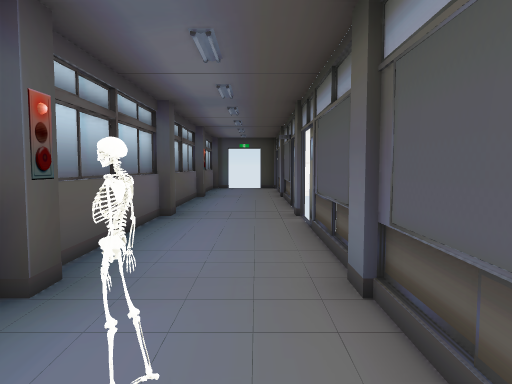
view 1 (above)

22 first-person views from a walk through a scene from a Unity 3-D project. The camera is 1.3 m above the floor, tilts 4° down and sees 70° across. The floor is counted in squares, 1 m on a side. Each view is taken from the middle of a square. On the plan, view 1 faces up. The plan holds only what a view shows up to about 15 squares ahead; the rest is blank. The player is left out. Door leaves are left out, so doorways stand open.

view 2
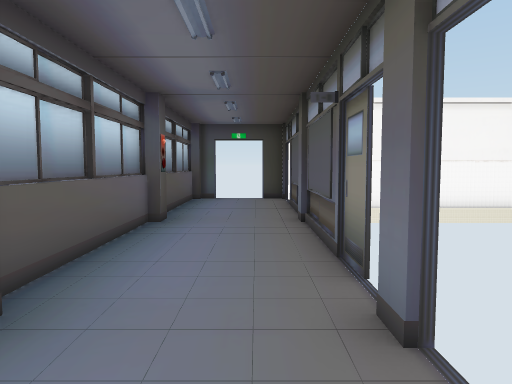

view 3
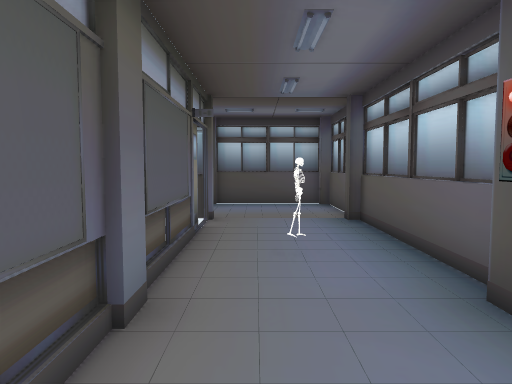

view 4
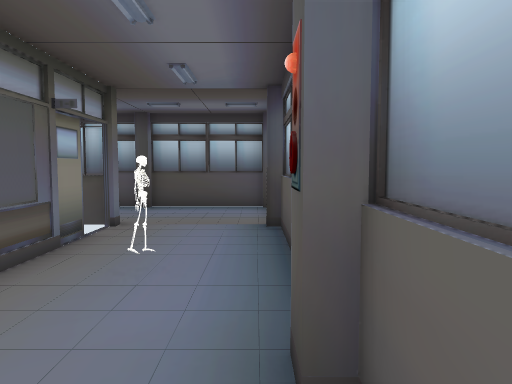

view 5
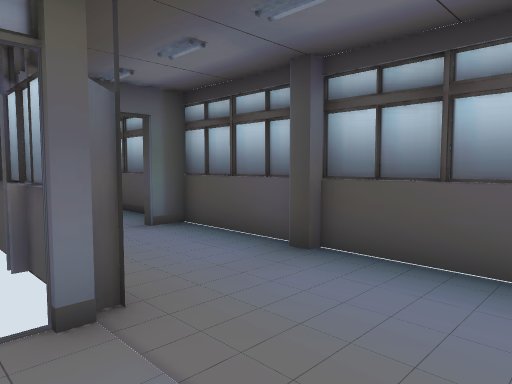

view 6
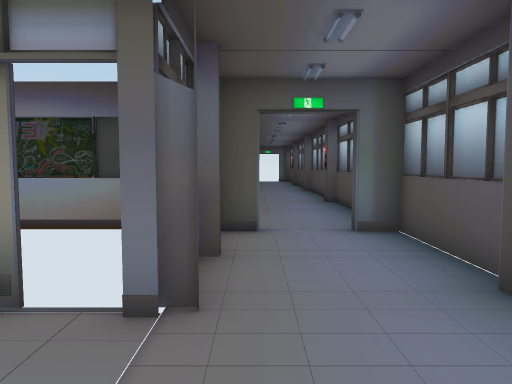

view 7
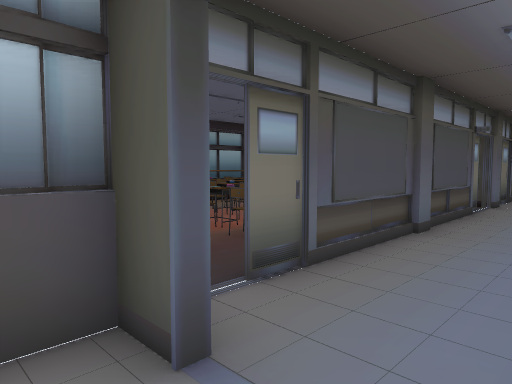

view 8
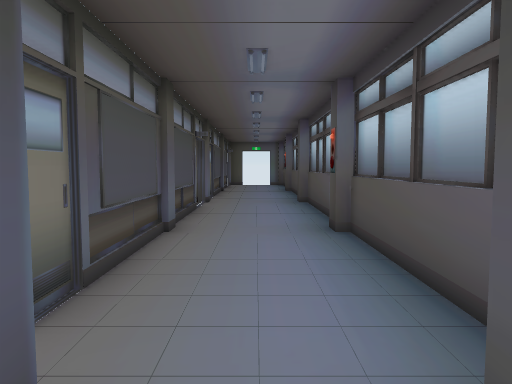

view 9
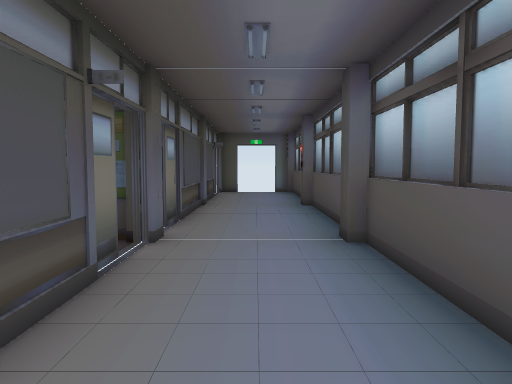

view 10
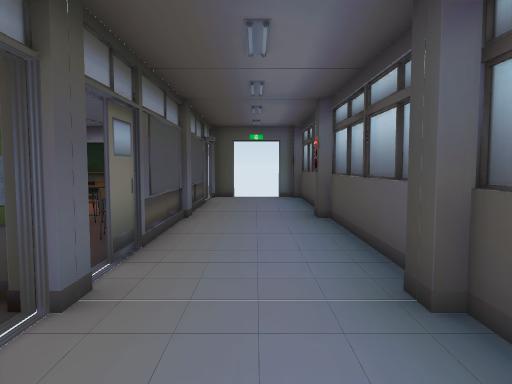

view 11
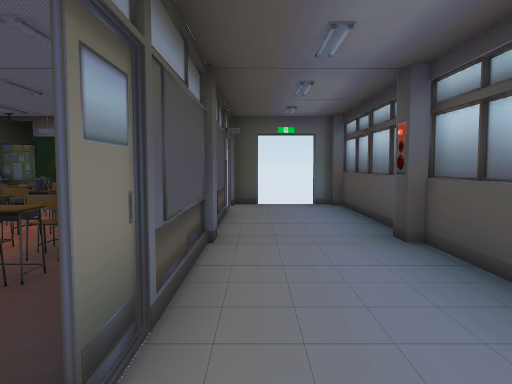

view 12
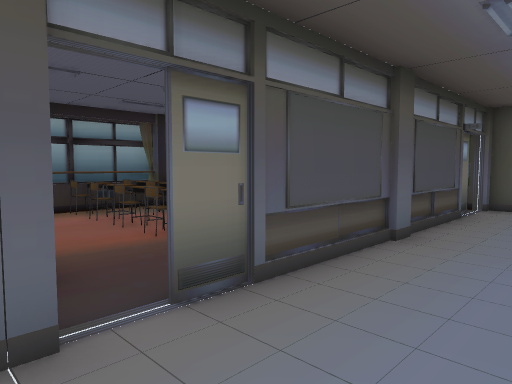

view 13
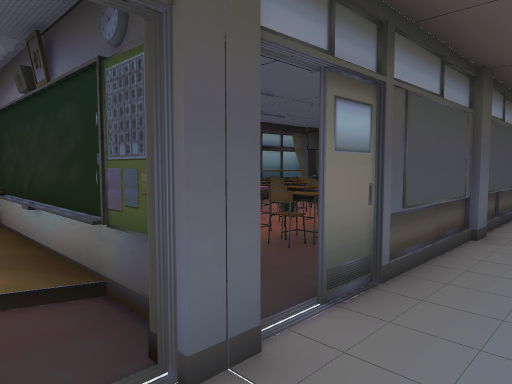

view 14
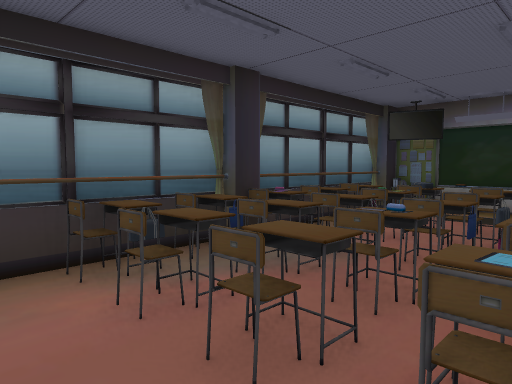

view 15
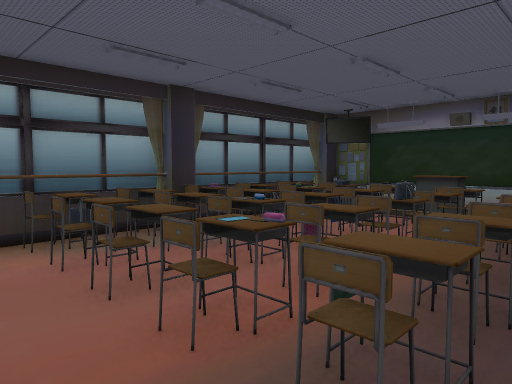

view 16
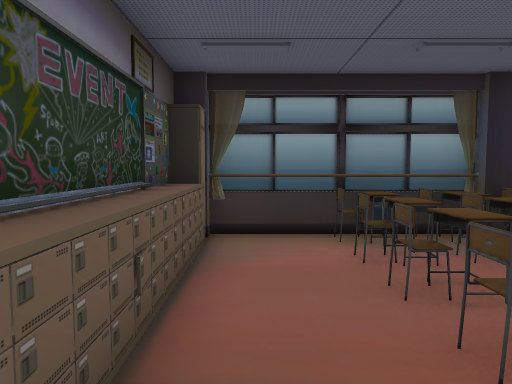

view 17
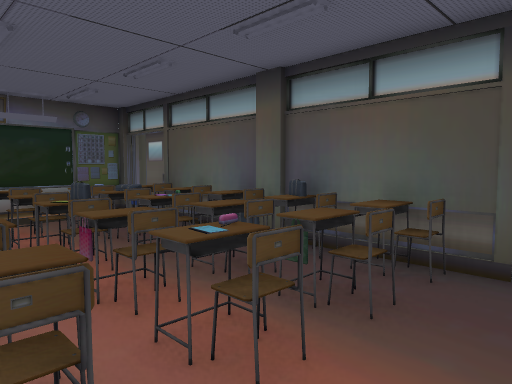

view 18
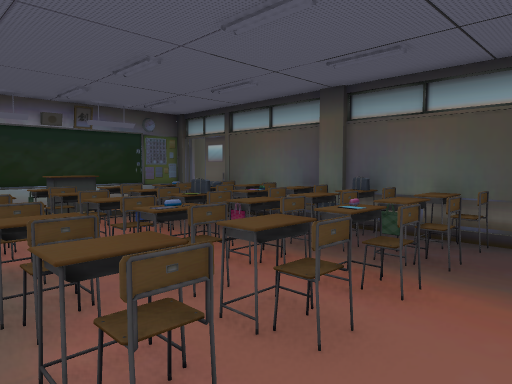

view 19
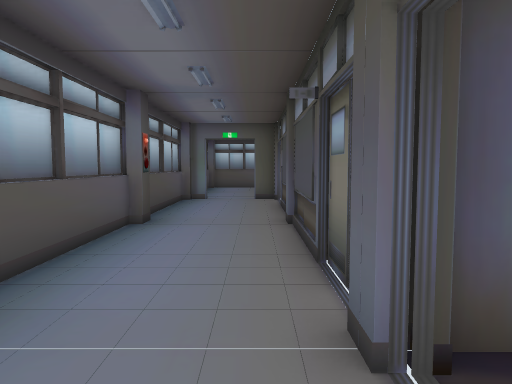

view 20
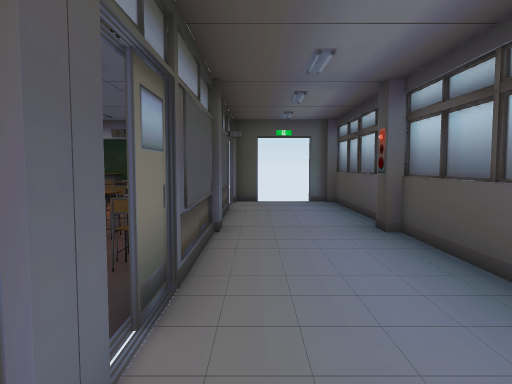

view 21
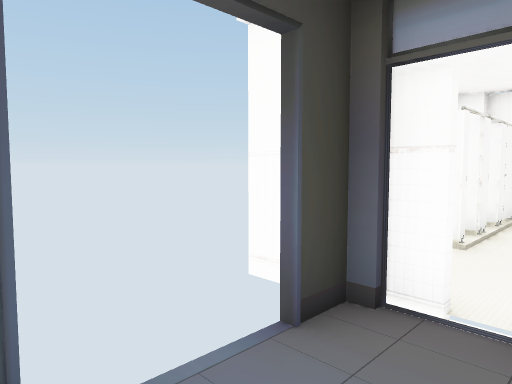

view 22
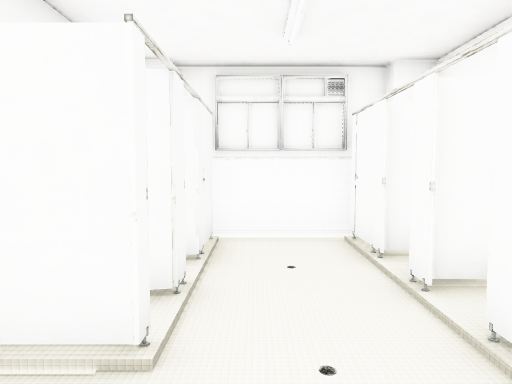

### Floor plan
Key: @ floor where view 1 was taken; # wall or solid block; . floor; D open door; = window, fence, low wall or low ledge; ^ raised ledge; O other object.
Columns run from 3 left of view 1 to 30 right of it. Each row starts with its distance up from view 1.
 24     #
 23     O
 22 ##DD# .OOOOO#
 21 #...D.......#
 20 #....  .....#
 19 #...#   .OOO#
 18 #...     #  O
 17 #...#
 16 #...#
 15 #...#
 14 #...#
 13 #...#
 12 #...#
 11 #...D
 10 #...D
  9 #...D
  8 #....
  7 #...#
  6 #...#           ##   ###### ######
  5 #...#         O O    O.OOOOOOOO.O#
  4 #...#         O O   O#.OOOOOO O.O#
  3 #...#    #   O      ##..OOOOOOO=#=
  2 #.#.#    #   .O     ##..O.OO.OO^#=
  1 #...#    # OOO      ##..OOOOOOO=#
  0 #..@#    # OO       ##.OOOOOOOO.#
 -1 #...D    #..       .##.OOOOOOOO ##
 -2 #...D####DD### ####DDDD########DD#
 -3 #.......DD......................DD
 -4 #.......DD......................DD
 -5 #.......DD......................DD
 -6 ##################################

Where each view was taken, in squares from view 1:
view 1: 0 up, 0 right, facing up
view 2: 7 up, 0 right, facing up
view 3: 7 up, 0 right, facing down
view 4: 6 up, 2 left, facing down
view 5: 1 down, 2 left, facing down-right
view 6: 3 down, 2 left, facing right
view 7: 5 down, 4 right, facing up-right
view 8: 4 down, 4 right, facing right
view 9: 4 down, 11 right, facing right
view 10: 4 down, 14 right, facing right
view 11: 3 down, 17 right, facing right
view 12: 5 down, 17 right, facing up-right
view 13: 4 down, 16 right, facing up-right
view 14: 1 up, 19 right, facing up-right
view 15: 1 down, 19 right, facing up-right
view 16: 1 down, 19 right, facing up
view 17: 3 up, 19 right, facing down-right
view 18: 5 up, 19 right, facing down-right
view 19: 3 down, 20 right, facing left
view 20: 3 down, 16 right, facing right
view 21: 20 up, 2 left, facing up-right
view 22: 21 up, 2 right, facing right
